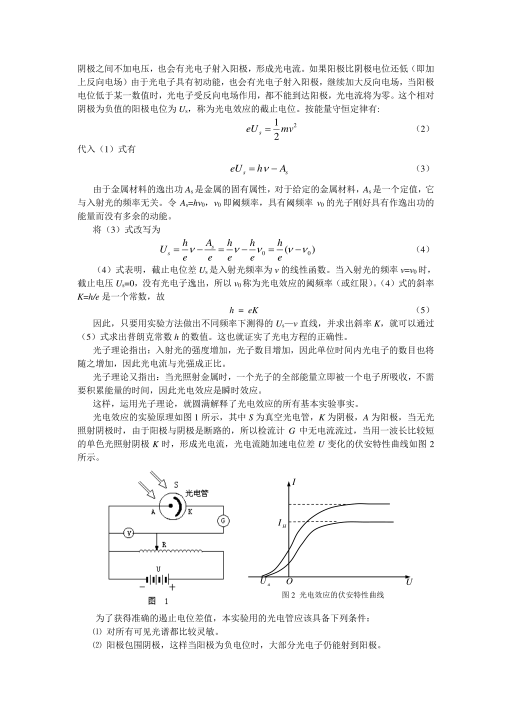
#> input picture 02_实验讲稿/光电效应/2.png, 1023 x 1447 px, found by its file name (shown at 1/2 size)
$ python make_assets.py
#> lines starting #> are read from the running program, lines starting #| are printed output that depends on the picture
# -*- coding: utf-8 -*-
"""Cut textbook figures out of the lecture screenshots and prepare the raw-data photo."""
from PIL import Image

W = r'C:\Users\lidey\Desktop\实验报告制作沙盒'

# 2.png : 光路图 图1 (page with 图1 at left-bottom, 图2 right)
im2 = Image.open(W + r'\2.png')
#> im2 is the input picture: PIL image 1023x1447 RGBA; mean R, G, B, A 247.2, 247.2, 247.2, 255
print('2.png', im2.size)
#| 2.png (1023, 1447)
# 图1 光路图 约 x 190-490, y 950-1180  (page coords 1023x1447)
fig1 = im2.crop((185, 940, 500, 1185))
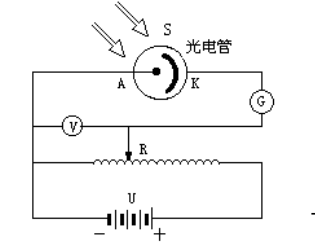
#> fig1: PIL image 315x245 RGBA; mean R, G, B, A 244.7, 244.7, 244.7, 255
fig1 = fig1.resize((fig1.width * 3, fig1.height * 3), Image.LANCZOS)
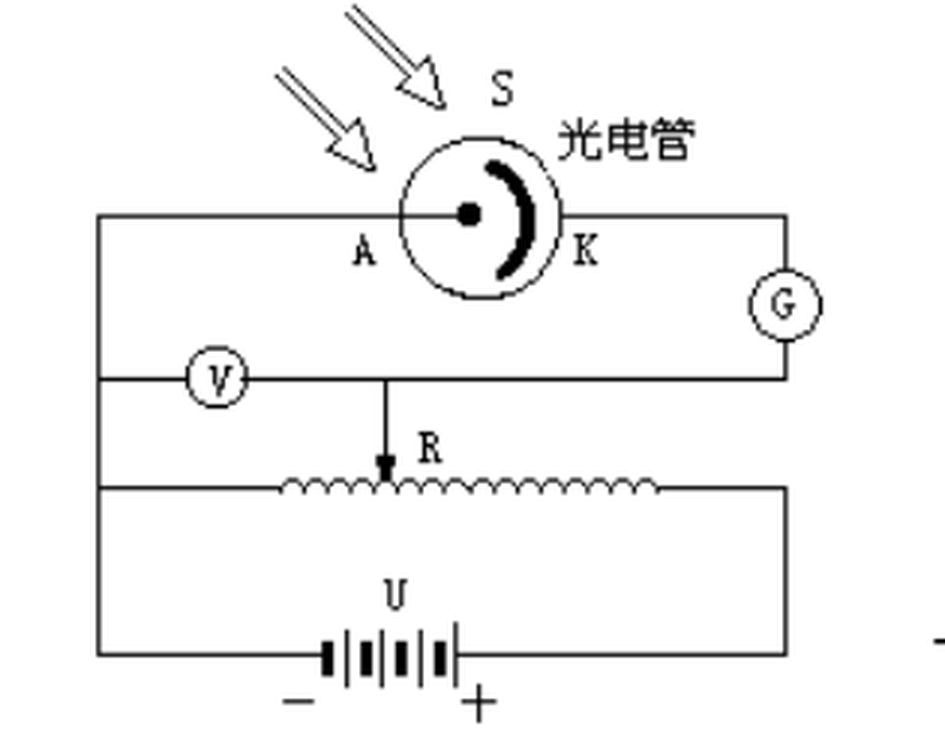
#> fig1: PIL image 945x735 RGBA; mean R, G, B, A 244.4, 244.4, 244.4, 255
fig1.save(W + r'\fig_light_path.png')
print('fig1', fig1.size)
#| fig1 (945, 735)

# 4.png : 前面板照片 图4 + 结构接线 图5
im4 = Image.open(W + r'\4.png')
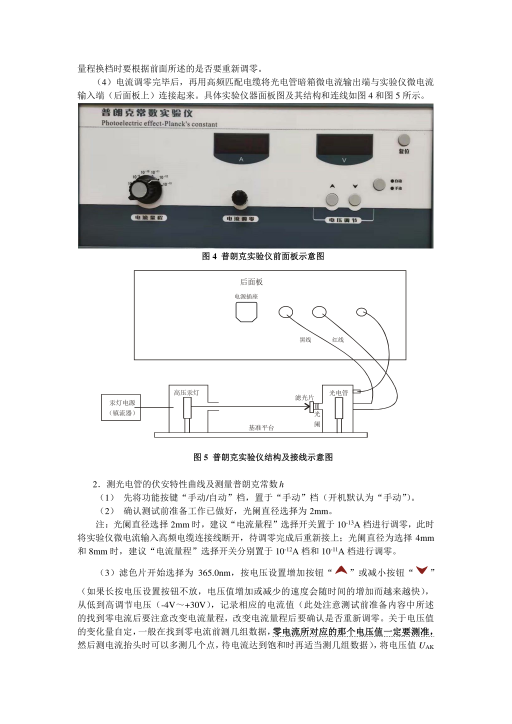
#> input picture 02_实验讲稿/光电效应/4.png, 1023 x 1447 px, found by its file name (shown at 1/2 size)
#> im4 is the input picture: PIL image 1023x1447 RGBA; mean R, G, B, A 232.7, 232.7, 232.5, 255
print('4.png', im4.size)
#| 4.png (1023, 1447)
panel = im4.crop((150, 205, 875, 500))
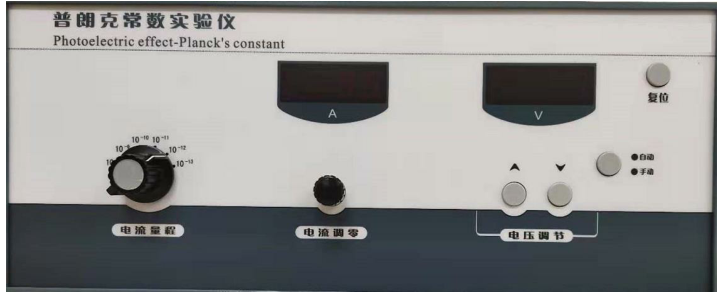
#> panel: PIL image 725x295 RGBA; mean R, G, B, A 145.9, 146.6, 145.5, 255
panel = panel.resize((panel.width * 2, panel.height * 2), Image.LANCZOS)
#> panel: PIL image 1450x590 RGBA
panel.save(W + r'\fig_panel.png')
print('panel', panel.size)
#| panel (1450, 590)

wire = im4.crop((155, 540, 880, 880))
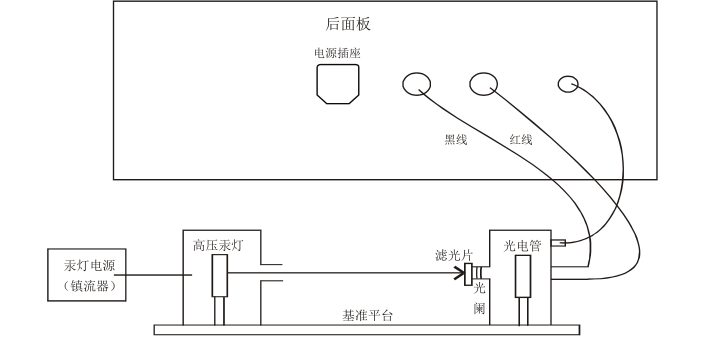
#> wire: PIL image 725x340 RGBA; mean R, G, B, A 247.9, 247.7, 247.6, 255
wire = wire.resize((wire.width * 2, wire.height * 2), Image.LANCZOS)
#> wire: PIL image 1450x680 RGBA
wire.save(W + r'\fig_wiring.png')
print('wire', wire.size)
#| wire (1450, 680)

# raw data photo -> jpeg for embedding (portrait)
#> (the run stopped early here; a loop or call above may not have finished)
